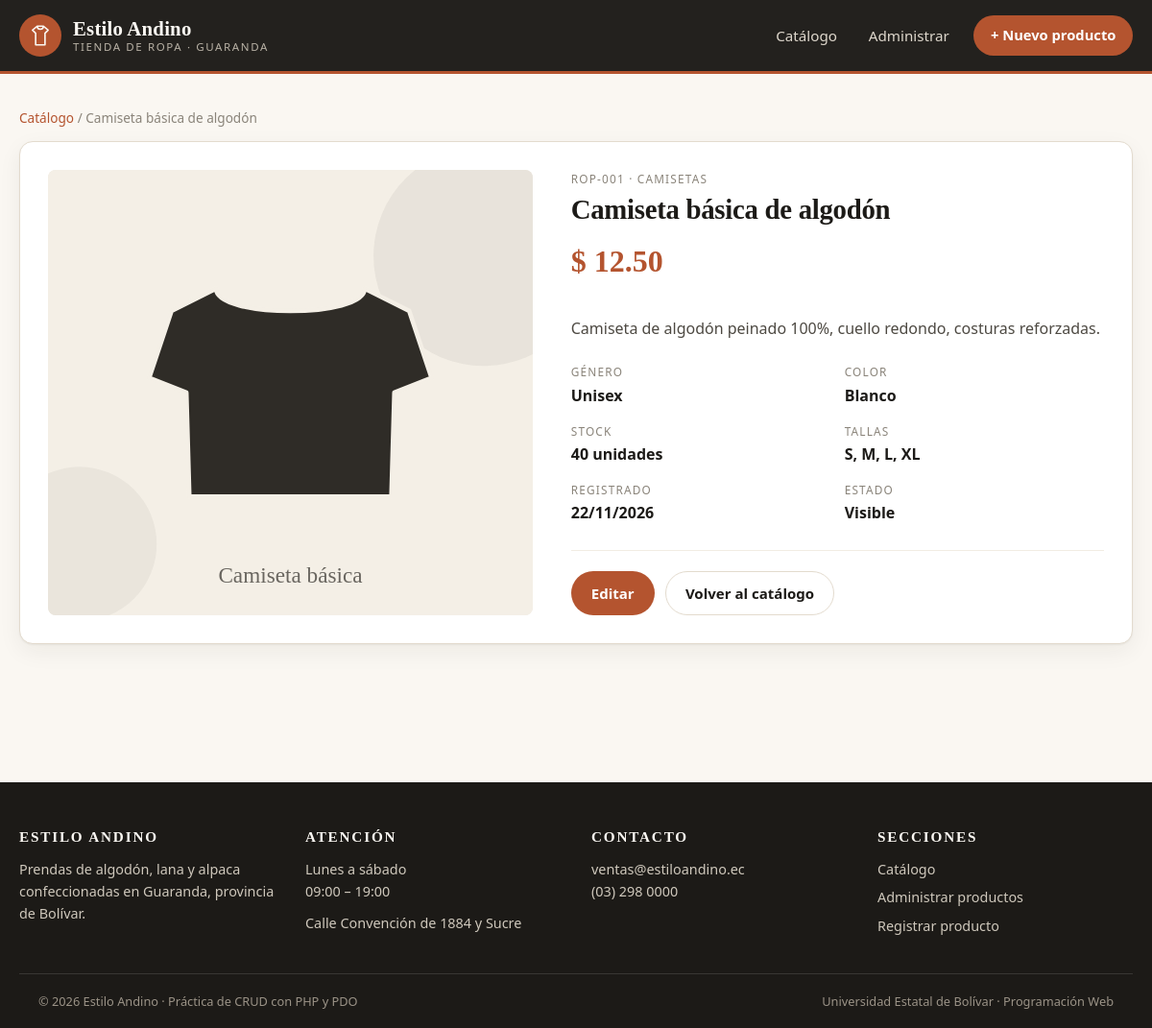
/index.php?accion=ver&id=1, run on the app's committed database.
### tables this page shows
CREATE TABLE producto (
    id_producto     INT UNSIGNED  NOT NULL AUTO_INCREMENT,
    codigo          VARCHAR(15)   NOT NULL,       
    nombre          VARCHAR(100)  NOT NULL,
    descripcion     VARCHAR(400)  NULL,
    precio          DECIMAL(8,2)  NOT NULL,
    stock           INT UNSIGNED  NOT NULL DEFAULT 0,
    color           VARCHAR(30)   NULL,
    genero          ENUM('Hombre','Mujer','Unisex','Niño') NOT NULL DEFAULT 'Unisex',
    imagen          VARCHAR(120)  NULL,           
    activo          TINYINT(1)    NOT NULL DEFAULT 1,
    fecha_registro  TIMESTAMP     NOT NULL DEFAULT CURRENT_TIMESTAMP,
    id_categoria    INT UNSIGNED  NOT NULL,
    CONSTRAINT pk_producto PRIMARY KEY (id_producto),
    CONSTRAINT uq_producto_codigo UNIQUE (codigo),
    CONSTRAINT fk_producto_categoria
        FOREIGN KEY (id_categoria) REFERENCES categoria (id_categoria)
        ON UPDATE CASCADE ON DELETE RESTRICT,
    CONSTRAINT ck_producto_precio CHECK (precio > 0),
    INDEX idx_producto_nombre (nombre)
);

CREATE TABLE categoria (
    id_categoria INT UNSIGNED NOT NULL AUTO_INCREMENT,
    nombre       VARCHAR(50)  NOT NULL,
    descripcion  VARCHAR(150) NULL,
    CONSTRAINT pk_categoria PRIMARY KEY (id_categoria),
    CONSTRAINT uq_categoria_nombre UNIQUE (nombre)
);

### controlador/ProductoControlador.php (called while the page is built, shortened)
<?php
class ProductoControlador
{
    private ProductoModelo $productos;
    private CatalogoModelo $catalogo;
    public function __construct(PDO $pdo)
    {
        $this->productos = new ProductoModelo($pdo);
        $this->catalogo  = new CatalogoModelo($pdo);
    }
    public function manejar(string $accion): void
    {
        match ($accion) {
            'catalogo'   => $this->catalogo(),
            'panel'      => $this->panel(),
            'nuevo'      => $this->nuevo(),
            'editar'     => $this->editar(),
            'guardar'    => $this->guardar(),
            'actualizar' => $this->actualizar(),
            'eliminar'   => $this->eliminar(),
            'ver'        => $this->ver(),
            default      => $this->catalogo(),
        };
    }
    private function ver(): void
    {
        $id       = (int) ($_GET['id'] ?? 0);
        $producto = $this->productos->obtener($id);
        $this->render('detalle', [
            'titulo'   => $producto['nombre'],
            'producto' => $producto,
            'tallas'   => $this->catalogo->tallas(),
            'elegidas' => $this->productos->tallasDe($id),
        ]);
    }
    private function render(string $vista, array $datos = []): void
    {
        extract($datos, EXTR_SKIP);
        require __DIR__ . '/../vistas/encabezado.php';
        require __DIR__ . '/../vistas/' . $vista . '.php';
        require __DIR__ . '/../vistas/pie.php';
    }
}

### index.php (called while the page is built, shortened)
<?php
require_once __DIR__ . '/config/conexion.php';
require_once __DIR__ . '/config/utilidades.php';
require_once __DIR__ . '/modelo/ProductoModelo.php';
require_once __DIR__ . '/controlador/ProductoControlador.php';
$pdo         = obtenerConexion();
$controlador = new ProductoControlador($pdo);
$accion = (string) ($_GET['accion'] ?? 'catalogo');
$controlador->manejar($accion);

### modelo/ProductoModelo.php (called while the page is built, shortened)
<?php
class ProductoModelo
{
    private PDO $pdo;
    public function __construct(PDO $pdo)
    {
        $this->pdo = $pdo;
    }
    public function obtener(int $id): ?array
    {
        $sql = 'SELECT p.*, c.nombre AS categoria
                FROM producto p
                INNER JOIN categoria c ON c.id_categoria = p.id_categoria
                WHERE p.id_producto = :id
                LIMIT 1';
        try {
            $sentencia = $this->pdo->prepare($sql);
            $sentencia->bindValue(':id', $id, PDO::PARAM_INT);
            $sentencia->execute();
            $fila = $sentencia->fetch();
            return $fila === false ? null : $fila;
        } catch (PDOException $e) {
            error_log('[ProductoModelo::obtener] ' . $e->getMessage());
            return null;
        }
    }
}

### config/utilidades.php (called while the page is built, shortened)
<?php
function e(?string $texto): string
{
    return htmlspecialchars((string) $texto, ENT_QUOTES, 'UTF-8');
}
function precio(float|string $valor): string
{
    return '$ ' . number_format((float) $valor, 2, '.', ',');
}
function rutaImagen(?string $archivo): string
{
    $archivo = trim((string) $archivo);
    if ($archivo !== '' && file_exists(__DIR__ . '/../img/' . $archivo)) {
        return 'img/' . $archivo;
    }
    return 'img/sin-imagen.svg';
}

### modelo/CatalogoModelo.php (called while the page is built, shortened)
<?php
class CatalogoModelo
{
    private PDO $pdo;
    public function __construct(PDO $pdo)
    {
        $this->pdo = $pdo;
    }
    public function tallas(): array
    {
        try {
            return $this->pdo
                ->query('SELECT id_talla, etiqueta FROM talla ORDER BY id_talla')
                ->fetchAll();
        } catch (PDOException $e) {
            error_log('[CatalogoModelo::tallas] ' . $e->getMessage());
            return [];
        }
    }
}

### vistas/detalle.php (the view)
<?php
$etiquetas = [];
foreach ($tallas as $t) {
    if (in_array((int) $t['id_talla'], $elegidas, true)) {
        $etiquetas[] = $t['etiqueta'];
    }
}
?>
<section class="seccion">
    <nav class="migas">
        <a href="index.php?accion=catalogo">Catálogo</a> / <span><?= e($producto['nombre']) ?></span>
    </nav>
    <div class="ficha">
        <div class="ficha__imagen">
            <img src="<?= e(rutaImagen($producto['imagen'])) ?>" alt="<?= e($producto['nombre']) ?>">
        </div>
        <div class="ficha__datos">
            <p class="tarjeta__codigo"><?= e($producto['codigo']) ?> &middot; <?= e($producto['categoria']) ?></p>
            <h2><?= e($producto['nombre']) ?></h2>
            <p class="precio precio--grande"><?= precio($producto['precio']) ?></p>
            <p class="ficha__texto"><?= e($producto['descripcion']) ?></p>
            <dl class="datos">
                <div><dt>Género</dt><dd><?= e($producto['genero']) ?></dd></div>
                <div><dt>Color</dt><dd><?= e($producto['color'] ?: '—') ?></dd></div>
                <div><dt>Stock</dt><dd><?= (int) $producto['stock'] ?> unidades</dd></div>
                <div><dt>Tallas</dt><dd><?= $etiquetas === [] ? '—' : e(implode(', ', $etiquetas)) ?></dd></div>
                <div><dt>Registrado</dt><dd><?= e(date('d/m/Y', strtotime((string) $producto['fecha_registro']))) ?></dd></div>
                <div><dt>Estado</dt><dd><?= (int) $producto['activo'] === 1 ? 'Visible' : 'Oculto' ?></dd></div>
            </dl>
            <div class="formulario__acciones">
                <a class="boton boton--principal" href="index.php?accion=editar&id=<?= (int) $producto['id_producto'] ?>">Editar</a>
                <a class="boton boton--linea" href="index.php?accion=catalogo">Volver al catálogo</a>
            </div>
        </div>
    </div>
</section>

### css/estilos.css (style rules this page uses)
:root { --tinta: #1c1a17; --tinta-suave: #4d4942; --gris: #8a847a; --papel: #faf7f2; --papel-2: #f2ece3; --blanco: #ffffff; --linea: #e3dbce; --terracota: #b4542f; --terracota-os: #953f1f; --ocre: #c08b2a; --verde: #3f6b4a; --rojo: #a62f2f; --radio: 14px; --radio-chico: 8px; --sombra: 0 1px 2px rgba(28,26,23,.05), 0 8px 24px rgba(28,26,23,.06); --sombra-alta: 0 12px 32px rgba(28,26,23,.14); --ancho: 1180px; --transicion: .18s ease; --fuente-titulo: "Iowan Old Style", "Palatino Linotype", Palatino, Georgia, serif; --fuente-texto: system-ui, -apple-system, "Segoe UI", Roboto, "Helvetica Neue", Arial, sans-serif; }
*, *::before, *::after { box-sizing: border-box; }
body { margin: 0; font-family: var(--fuente-texto); font-size: 16px; line-height: 1.6; color: var(--tinta); background: var(--papel); -webkit-font-smoothing: antialiased; }
h1, h2, h3, h4 { font-family: var(--fuente-titulo); font-weight: 600; line-height: 1.2; margin: 0 0 .4em; letter-spacing: -.01em; }
h2 { font-size: clamp(1.5rem, 2.4vw, 2rem); }
p { margin: 0 0 1em; }
a { color: var(--terracota); text-decoration: none; }
img { max-width: 100%; display: block; }
.seccion { margin-bottom: 3rem; }
.migas { font-size: .85rem; color: var(--gris); margin-bottom: .8rem; }
.boton { display: inline-flex; align-items: center; justify-content: center; gap: .4rem; font-family: inherit; font-size: .94rem; font-weight: 600; padding: .62rem 1.25rem; border: 1px solid transparent; border-radius: 999px; cursor: pointer; transition: var(--transicion); white-space: nowrap; }
.boton--principal { background: var(--terracota); color: var(--blanco); }
.boton--linea { background: transparent; color: var(--tinta); border-color: var(--linea); }
.tarjeta__codigo { font-size: .74rem; letter-spacing: .1em; text-transform: uppercase; color: var(--gris); margin-bottom: .35rem; }
.precio { font-family: var(--fuente-titulo); font-size: 1.3rem; font-weight: 700; display: block; }
.precio--grande { font-size: 2rem; color: var(--terracota); }
.ficha { display: grid; grid-template-columns: 1fr 1.1fr; gap: 2.5rem; background: var(--blanco); border: 1px solid var(--linea); border-radius: var(--radio); padding: 1.8rem; box-shadow: var(--sombra); }
.ficha__imagen { background: var(--papel-2); border-radius: var(--radio-chico); overflow: hidden; }
.ficha__imagen img { width: 100%; height: 100%; object-fit: cover; }
.ficha__texto { color: var(--tinta-suave); }
.datos { display: grid; grid-template-columns: repeat(2, 1fr); gap: .9rem; margin: 1.4rem 0; }
.datos dt { font-size: .74rem; text-transform: uppercase; letter-spacing: .1em; color: var(--gris); }
.datos dd { margin: .15rem 0 0; font-weight: 600; }
.formulario__acciones { display: flex; gap: .7rem; flex-wrap: wrap; margin-top: 1.6rem; padding-top: 1.3rem; border-top: 1px solid var(--papel-2); }

### data on the page
producto: nombre "Camiseta básica de algodón", imagen (picture), codigo "ROP-001", id_categoria.nombre "CAMISETAS", precio "$ 12.50", descripcion "Camiseta de algodón peinado 100%, cuello redondo, costuras reforzadas.", genero "Unisex", color "Blanco", stock "40", fecha_registro "22/11/2026"

### other printed values
implode(', ', $etiquetas) "S, M, L, XL"
